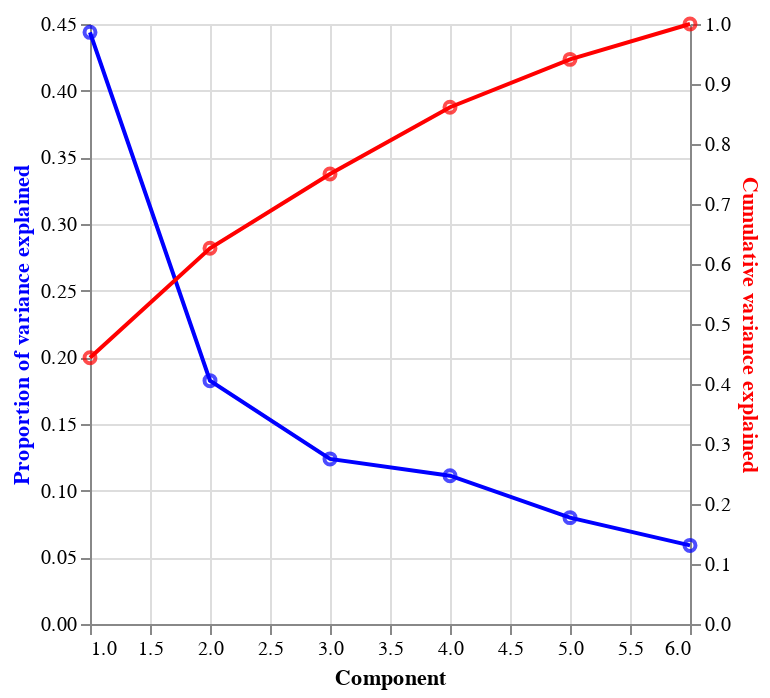

Notebook source saved alongside this figure:
### Markdown cell above
All the variables are no too strongly correlated with eachother, but Log GDP per capita seems to have a strong correlation with the response, so the variable will be dropped from the model. Having a variable with too big of a correlation to the response may make it difficult to explain the effects of the other variables, so dropping it would help improve the effects of the other variables. In an actual situation, countries with a higher GDP per capita will likely have the infrastructure and development to support individuals for a long, fulfilling life, so it is not unexpected to see a strong correlation.

Now all that is left in the data as variables are the GWP Index, but some questions may be similarly answered to others. The correlation plot can show some of what is expected from answers of different questions. For example, answers for perceptions of corruption negatively correlates with freedom of choice, possibly allowing the two variables to be reduced into one.

### Code cell
variables = whr_main.drop(columns = ['Log GDP per capita', 'HLE at birth'], axis = 1)
response = whr_main.loc[:, 'HLE at birth']

# Normalize the data and compute PCA
pca = PCA(variables, standardize = True) # Although all data is a result of the average of binary responses, some questions had multiple answers

# Find the number of principal components
var_ratios = pca.eigenvals/pca.eigenvals.sum()
pca_var_explained = pd.DataFrame({'Component': np.arange(1, 7), 'Proportion of variance explained': var_ratios})
pca_var_explained['Cumulative variance explained'] = var_ratios.cumsum()

## The Plot
base = alt.Chart(pca_var_explained).encode(x = 'Component')
prop_var_base = base.encode(y = alt.Y('Proportion of variance explained', axis = alt.Axis(titleColor = 'Blue')))
cum_var_base = base.encode(y = alt.Y('Cumulative variance explained', axis = alt.Axis(titleColor = 'Red')))
prop_var = prop_var_base.mark_line(stroke = 'Blue') + prop_var_base.mark_point(color = 'Blue')
cum_var = cum_var_base.mark_line(stroke = 'Red') + cum_var_base.mark_point(stroke = 'Red')
var_explained_plot = alt.layer(prop_var, cum_var).resolve_scale(y = 'independent')

var_explained_plot

### Figure 1 — Vega-Lite specification as saved in the notebook (floating-point values rounded to 4 significant figures)
{"$schema": "https://vega.github.io/schema/vega-lite/v5.15.1.json", "config": {"view": {"continuousHeight": 300, "continuousWidth": 300}}, "data": {"name": "data-0690a119f557f87e8da959f1dfa1819c"}, "datasets": {"data-0690a119f557f87e8da959f1dfa1819c": [{"Component": 1, "Cumulative variance explained": 0.4437, "Proportion of variance explained": 0.4437}, {"Component": 2, "Cumulative variance explained": 0.6263, "Proportion of variance explained": 0.1825}, {"Component": 3, "Cumulative variance explained": 0.7501, "Proportion of variance explained": 0.1238}, {"Component": 4, "Cumulative variance explained": 0.8613, "Proportion of variance explained": 0.1112}, {"Component": 5, "Cumulative variance explained": 0.9411, "Proportion of variance explained": 0.07977}, {"Component": 6, "Cumulative variance explained": 1, "Proportion of variance explained": 0.05894}]}, "layer": [{"layer": [{"encoding": {"x": {"field": "Component", "type": "quantitative"}, "y": {"axis": {"titleColor": "Blue"}, "field": "Proportion of variance explained", "type": "quantitative"}}, "mark": {"stroke": "Blue", "type": "line"}}, {"encoding": {"x": {"field": "Component", "type": "quantitative"}, "y": {"axis": {"titleColor": "Blue"}, "field": "Proportion of variance explained", "type": "quantitative"}}, "mark": {"color": "Blue", "type": "point"}}]}, {"layer": [{"encoding": {"x": {"field": "Component", "type": "quantitative"}, "y": {"axis": {"titleColor": "Red"}, "field": "Cumulative variance explained", "type": "quantitative"}}, "mark": {"stroke": "Red", "type": "line"}}, {"encoding": {"x": {"field": "Component", "type": "quantitative"}, "y": {"axis": {"titleColor": "Red"}, "field": "Cumulative variance explained", "type": "quantitative"}}, "mark": {"stroke": "Red", "type": "point"}}]}], "resolve": {"scale": {"y": "independent"}}}
